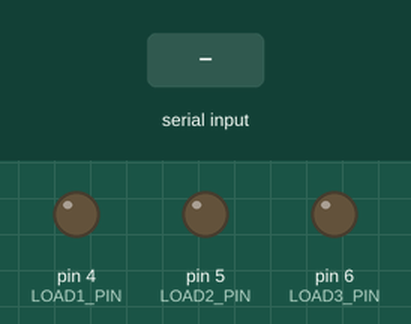
The sketch below on a simulated Arduino Uno, built with avr-gcc and run on an emulated ATmega328P. Shown: output pins drawn as LEDs (lit = HIGH). The inputs (shaded band) are chosen by the test bench.

Above: at 1.2 s.
1.3 s: "1" received over the second serial link
At 1.6 s:
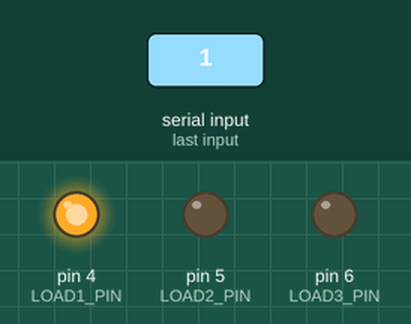
2.8 s: "3" received over the second serial link
At 3.9 s:
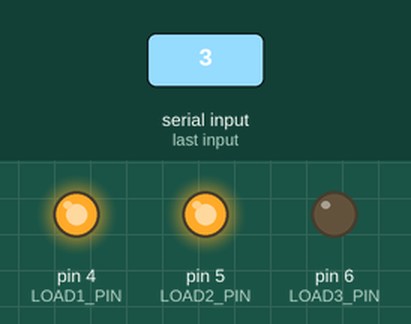
4.3 s: "2" received over the second serial link
At 5.1 s:
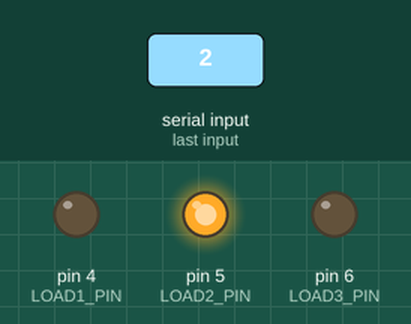
5.8 s: "5" received over the second serial link
At 6.2 s:
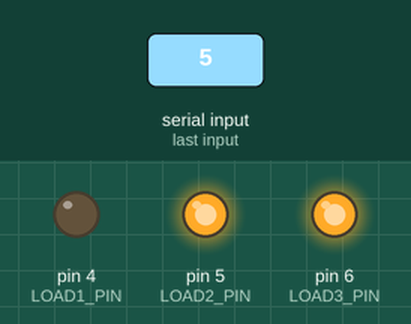
7.3 s: "4" received over the second serial link
At 8.5 s:
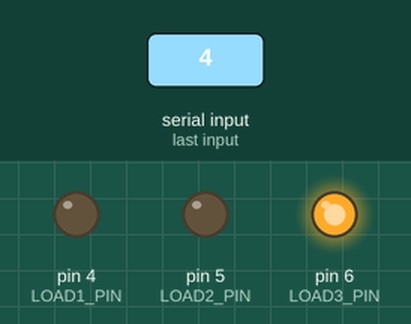
8.8 s: "6" received over the second serial link
At 9.7 s:
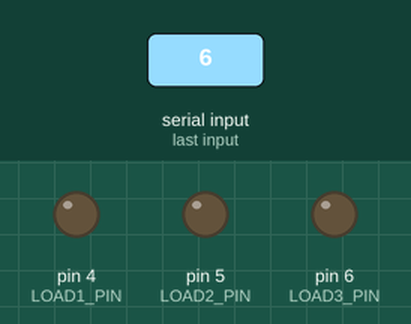
Timing chart, 0 to 11.3 s (numbered marks = the images above; inputs shaded):
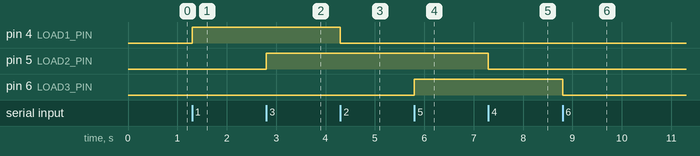

Measured:
- after the input at 1.3 s, pin 4 (LOAD1_PIN): LOW → HIGH at once
- after the input at 2.8 s, pin 5 (LOAD2_PIN): LOW → HIGH at once
- after the input at 4.3 s, pin 4 (LOAD1_PIN): HIGH → LOW at once
- after the input at 5.8 s, pin 6 (LOAD3_PIN): LOW → HIGH at once
- after the input at 7.3 s, pin 5 (LOAD2_PIN): HIGH → LOW at once
- after the input at 8.8 s, pin 6 (LOAD3_PIN): HIGH → LOW at once

The sketch:

signledcontroll.ino
```cpp
#include <SoftwareSerial.h>

// Define Bluetooth TX and RX pins
#define BT_TX 2
#define BT_RX 3

// Define pins for controlling loads
#define LOAD1_PIN 4
#define LOAD2_PIN 5
#define LOAD3_PIN 6

// Initialize software serial object
SoftwareSerial bluetooth(BT_TX, BT_RX);

void setup() {
  // Set pins for controlling loads as outputs
  pinMode(LOAD1_PIN, OUTPUT);
  pinMode(LOAD2_PIN, OUTPUT);
  pinMode(LOAD3_PIN, OUTPUT);

  // Set baud rate for Bluetooth communication
  bluetooth.begin(9600);
}

void loop() {
  if (bluetooth.available() > 0) {
    char command = bluetooth.read(); // Read incoming command

    // Execute corresponding action based on received command
    switch (command) {
      case '1':
        turnOnLoad(LOAD1_PIN);
        break;
      case '2':
        turnOffLoad(LOAD1_PIN);
        break;
      case '3':
        turnOnLoad(LOAD2_PIN);
        break;
      case '4':
        turnOffLoad(LOAD2_PIN);
        break;
      case '5':
        turnOnLoad(LOAD3_PIN);
        break;
      case '6':
        turnOffLoad(LOAD3_PIN);
        break;
      default:
        // Invalid command, do nothing
        break;
    }
  }
}

// Function to turn on a load
void turnOnLoad(int pin) {
  digitalWrite(pin, HIGH);
}

// Function to turn off a load
void turnOffLoad(int pin) {
  digitalWrite(pin, LOW);
}
```
